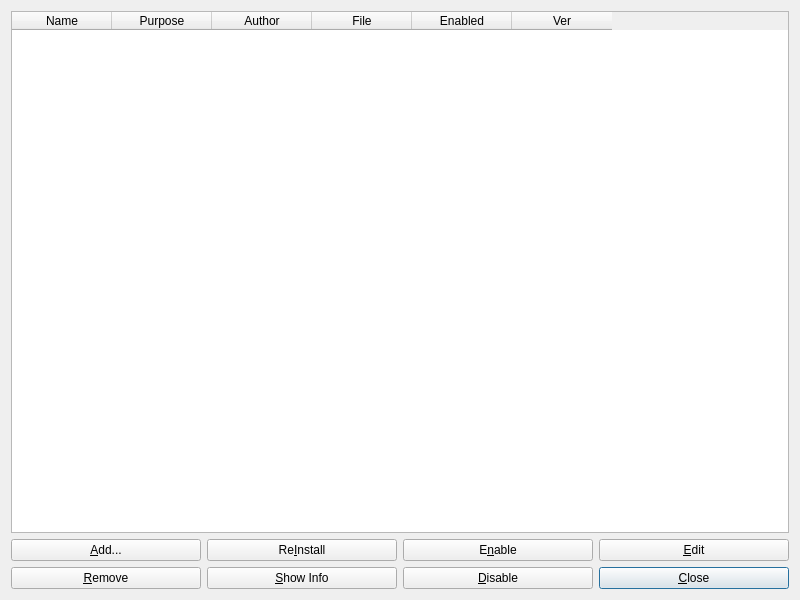
<?xml version="1.0" encoding="UTF-8"?>
<ui version="4.0">
 <class>PluginsDialog</class>
 <widget class="QDialog" name="PluginsDialog">
  <property name="geometry">
   <rect>
    <x>0</x>
    <y>0</y>
    <width>800</width>
    <height>600</height>
   </rect>
  </property>
  <property name="windowTitle">
   <string>Dialog</string>
  </property>
  <layout class="QVBoxLayout" name="verticalLayout">
   <item>
    <widget class="QTableWidget" name="table">
     <column>
      <property name="text">
       <string>Name</string>
      </property>
     </column>
     <column>
      <property name="text">
       <string>Purpose</string>
      </property>
     </column>
     <column>
      <property name="text">
       <string>Author</string>
      </property>
     </column>
     <column>
      <property name="text">
       <string>File</string>
      </property>
     </column>
     <column>
      <property name="text">
       <string>Enabled</string>
      </property>
     </column>
     <column>
      <property name="text">
       <string>Ver</string>
      </property>
     </column>
    </widget>
   </item>
   <item>
    <layout class="QGridLayout" name="gridLayout">
     <item row="0" column="0">
      <widget class="QPushButton" name="button_add">
       <property name="text">
        <string>&amp;Add...</string>
       </property>
      </widget>
     </item>
     <item row="0" column="1">
      <widget class="QPushButton" name="button_reinstall">
       <property name="text">
        <string>Re&amp;Install</string>
       </property>
      </widget>
     </item>
     <item row="0" column="2">
      <widget class="QPushButton" name="button_enable">
       <property name="text">
        <string>E&amp;nable</string>
       </property>
      </widget>
     </item>
     <item row="1" column="0">
      <widget class="QPushButton" name="button_remove">
       <property name="text">
        <string>&amp;Remove</string>
       </property>
      </widget>
     </item>
     <item row="1" column="1">
      <widget class="QPushButton" name="button_showinfo">
       <property name="text">
        <string>&amp;Show Info</string>
       </property>
      </widget>
     </item>
     <item row="1" column="2">
      <widget class="QPushButton" name="button_disable">
       <property name="text">
        <string>&amp;Disable</string>
       </property>
      </widget>
     </item>
     <item row="0" column="3">
      <widget class="QPushButton" name="button_edit">
       <property name="text">
        <string>&amp;Edit</string>
       </property>
      </widget>
     </item>
     <item row="1" column="3">
      <widget class="QPushButton" name="button_close">
       <property name="text">
        <string>&amp;Close</string>
       </property>
       <property name="default">
        <bool>true</bool>
       </property>
      </widget>
     </item>
    </layout>
   </item>
  </layout>
 </widget>
 <resources/>
 <connections/>
</ui>
